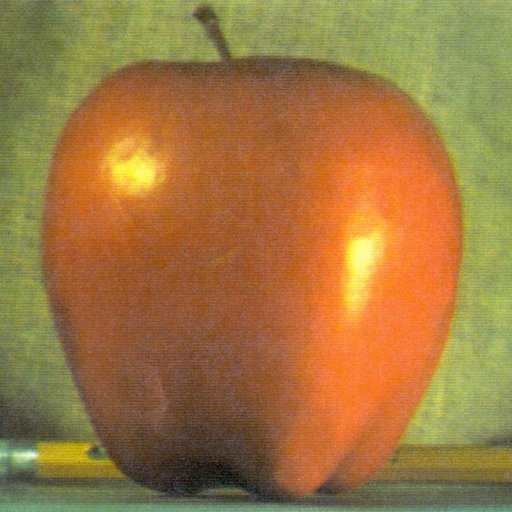
#> input picture Datasets/apple.jpg, 512 x 512 px, found by its file name
$ jupyter execute 03.contour_detection.ipynb
#> lines starting #> are read from the running program, lines starting #| are printed output that depends on the picture; after the words box and inside, x2 and y2 are one past the last pixel; in counts of white or black regions, pixels touching at a corner belong together
# Contour Detection

A contour is directed curve joining all continuous points along a boundary that share the exact same color or intensity. It is different than edges, since edges are areas where pixel brightness changes abruptly (local gradients) which are messy and fragmented.

A contour is completed, continious line wrapping around the object.

- useful tools in shape analysis, object detection and recognition

```TEXT

Contours are found accurately on binary images (black and white only where the object is pure white and the background is pure black).

[Original BGR Image]
         ↓
[Grayscale Conversion] (Removes color noise)
         ↓
[Threshold / Canny Edge] (Turns image into Binary: 0 or 255)
         ↓
[findContours()] (Extracts the geometric coordinates)

[cell 1]
import cv2 as cv
import numpy as np
import matplotlib.pyplot as plt


img=cv.imread("image/apple.jpg")
#> img is the input picture: shape (512, 512, 3); mean B, G, R 64.8, 119.7, 159.1
gray=cv.cvtColor(img,cv.COLOR_BGR2GRAY)
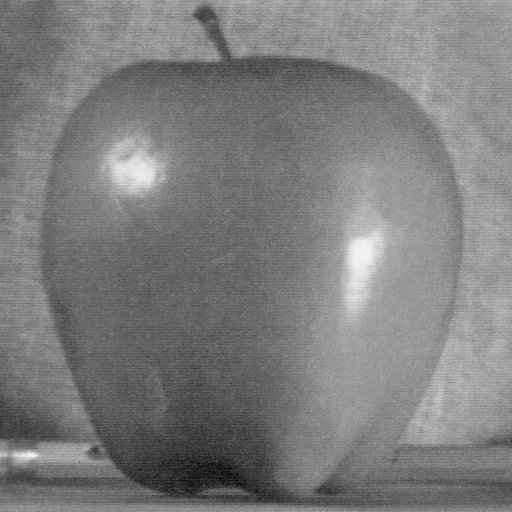
#> gray: shape (512, 512); min 7, max 248, mean 125.2
blur=cv.GaussianBlur(gray,(5,5),cv.BORDER_DEFAULT)
canny=cv.Canny(blur,125,175)  #125 and 175 are thresholds
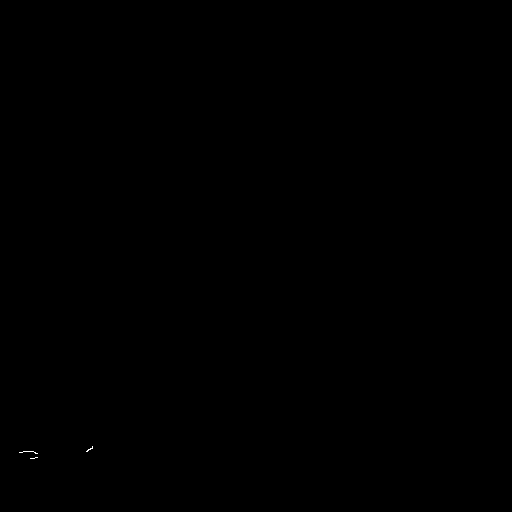
#> canny: shape (512, 512); 0.02% white in thin lines or dots, all inside (x1, y1, x2, y2) = (19, 446, 93, 459)


# Below line finds every individual shape boundary (cv.RETR_LIST) from the edge-detected image without compressing any pixel coordinates (cv.CHAIN_APPROX_NONE),
# saving the geometric boundary coordinates into contours and their organizational relationships into hierarchies.

contours,hierarchies=cv.findContours(canny,cv.RETR_LIST,cv.CHAIN_APPROX_SIMPLE)
#> contours = 3 contours, all with area under 20
print(f"{len(contours)} contours found")
#| 3 contours found


plt.imshow(blur,cmap="gray")
plt.axis("off")
plt.show()

```TEXT

Pixel Gradient Intensity
                  │
        [ > 175 (Upper) ]  ─────────►  STRONG EDGE (Always Kept)
                  │
   [ Between 125 and 175 ]  ─────────►  WEAK EDGE   (Kept ONLY if connected to a Strong Edge)
                  │
        [ < 125 (Lower) ]  ─────────►  NOISE       (Always Discarded)
```

Contour Retrieval Modes (`cv.findContours`)

| Retrieval Mode | What It Detects | Hierarchy Relationship | Best Used For |
| :--- | :--- | :--- | :--- |
| **`cv.RETR_EXTERNAL`** | Extreme **outer boundaries** only. | None (ignores all internal shapes). | Object tracking, simple shape isolation. |
| **`cv.RETR_LIST`** | **All contours** found in the image. | Flat list (no parent-child connections). | Counting items, calculating total area. |
| **`cv.RETR_CCOMP`** | **All contours**. | Strict **2-layer system** (Exterior vs. Interior holes). | OCR / Text analysis (separating letters from holes). |
| **`cv.RETR_TREE`** | **All contours**. | Full **family tree** (Parents $\rightarrow$ Children $\rightarrow$ Grandchildren). | Complex nested shapes, full scene structural analysis. |

 Summary: Contour Approximation Modes (`cv.findContours`)

The **Contour Approximation Mode** flag determines how many boundary points OpenCV saves in memory when mapping out a shape. It balances mathematical precision against computational efficiency.

| Approximation Mode | How it Works | Data Footprint | Best Used For |
| :--- | :--- | :--- | :--- |
| **`cv.CHAIN_APPROX_NONE`** | Stores **every single pixel coordinate** along the boundary line. No compression. | 🔴 **High** (Large memory usage) | Organic or highly complex shapes where every minor curve matters. |
| **`cv.CHAIN_APPROX_SIMPLE`** | Compresses horizontal, vertical, and diagonal segments. It **only keeps the vital endpoints/vertex points** (e.g., a perfect rectangle drops from hundreds of points down to just its 4 corners). | 🟢 **Low** (Massive memory savings) | Standard geometric shapes, real-time tracking, or optimizing performance. |

---

###  Visualizing the Difference

Imagine a straight boundary line that is **100 pixels long**:
* **`cv.CHAIN_APPROX_NONE`** will save all **100 points** sequentially in memory.
* **`cv.CHAIN_APPROX_SIMPLE`** will only save **2 points** (the start point and the end point) because it knows a straight line can be perfectly reconstructed with just its endpoints.

[cell 2]
import cv2 as cv
import numpy as np
import matplotlib.pyplot as plt


img=cv.imread("image/apple.jpg")
blank=np.zeros(img.shape,dtype="uint8")


gray=cv.cvtColor(img,cv.COLOR_BGR2GRAY)
ret,thresh=cv.threshold(gray,125,255,cv.THRESH_BINARY)
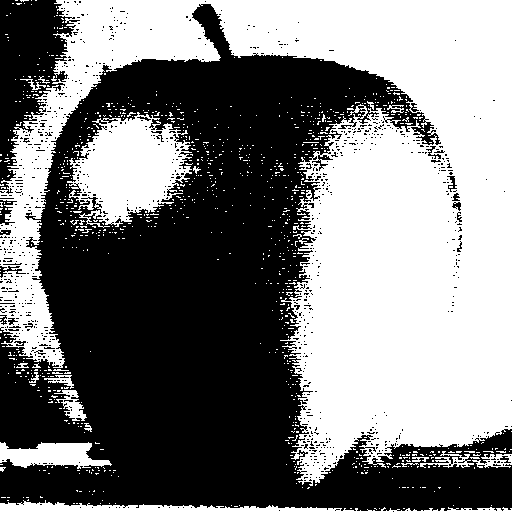
#> thresh: shape (512, 512); 49% white; 999 white regions (978 under 20 px)
plt.title("threshold image")
plt.imshow(thresh)
plt.axis("off")
plt.show()

contours,hierarchies=cv.findContours(thresh,cv.RETR_LIST,cv.CHAIN_APPROX_SIMPLE)
#> contours = 2031 contours, 1978 with area under 20; largest, box (x1, y1, x2, y2) and area: (0, 0, 512, 486) 110662, (67, 112, 192, 228) 8512, (0, 500, 512, 512) 1997, (0, 442, 112, 469) 1770, (54, 390, 87, 421) 364
print(f"{len(contours)} contours found")
#| 2031 contours found
cv.drawContours(blank,contours, -1, (0,0,255),1)
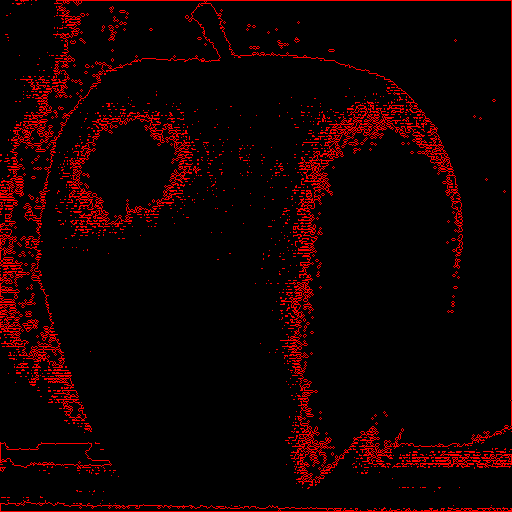
#> blank: shape (512, 512, 3); mean of channels 0, 1, 2 0, 0, 18.2; drawn as B, G, R
# Convert BGR to RGB so Matplotlib shows the correct colors
blank_rgb = cv.cvtColor(blank, cv.COLOR_BGR2RGB)
plt.title("Visualizing Detected Contours on Black Canvas")
plt.imshow(blank_rgb)
plt.show()


# plt.imshow(blur,cmap="gray")
# plt.axis("off")
# plt.show()
